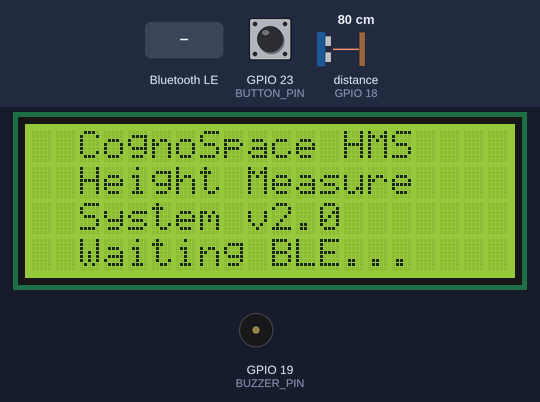
Bench run of a sketch on a simulated ESP32. Parts: 20×4 character LCD, buzzer (waves = sounding, pin HIGH). The test bench sets the inputs (shaded band); at power-on: GPIO 23 (BUTTON_PIN) HIGH, distance to the obstacle (sensor on GPIO 18) 80 cm. The echo pulse lasts 58.3 µs per cm; nothing arrives over Bluetooth unless stated; a phone connects over Bluetooth LE 3 s after start; pins used as bus, display or sensor lines are not drawn; what the sketch prints to the serial monitor is not drawn.

Above: at 1.8 s.
At 5.3 s:
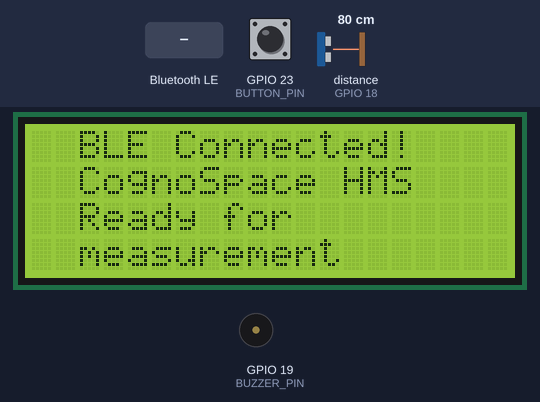
5.4 s: Bluetooth LE write "NAME:" received
At 7.6 s:
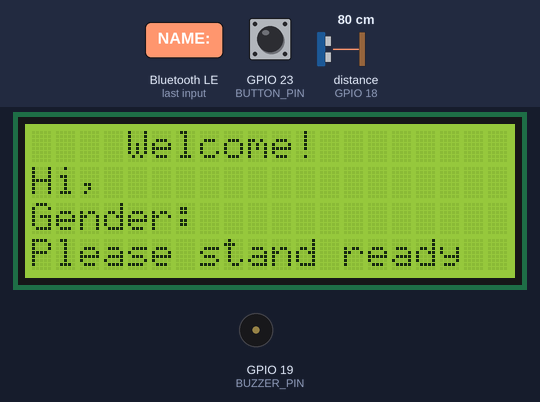
8.4 s: GPIO 23 (BUTTON_PIN) pulled LOW for 1 s
At 11.3 s:
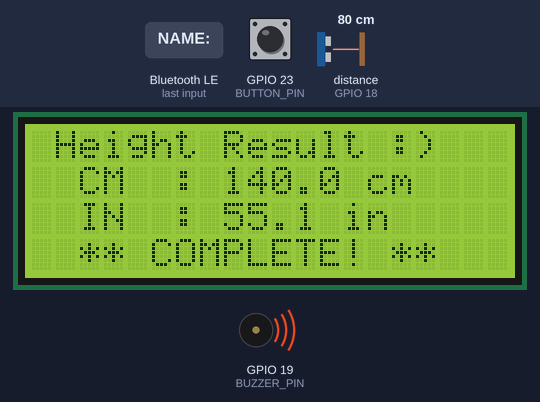
Timing chart, 0 to 15.9 s (numbered marks = the images above; inputs shaded):
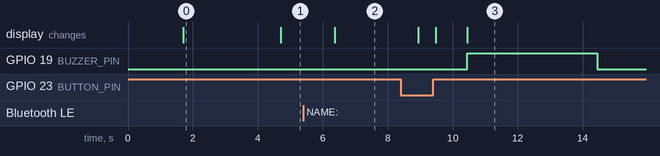

Measured:
- after the input at 5.4 s, the display: changes after 0.97 s (image 2)
- after the input at 8.4 s, GPIO 19 (BUZZER_PIN): LOW → HIGH after 2.0 s, → LOW 4.0 s later; the display: first differs from a run without the input after 1.1 s (image 3 shows a later state)
- what the display in image 0 shows lasts 3.0 s, from 1.7 s to 4.7 s

The sketch:

V1_BLE.ino
```cpp
/*
 * ═══════════════════════════════════════════════════════════════
 *  CognoSpace Height Measurement System (HMS)
 *  ESP32 BLE Firmware v2.0
 *
 *  Hardware:
 *   - ESP32 (any variant)
 *   - HC-SR04 Ultrasonic Sensor (mounted on ceiling/top fixture)
 *   - 20×4 I2C LCD Display (address 0x27)
 *   - Active Buzzer
 *   - Push Button (trigger measurement)
 *
 *  BLE Device Name: CognoSpace HMS
 *  Service UUID:    4fafc201-1fb5-459e-8fcc-c5c9c331914b
 *  Height Char:     beb5483e-36e1-4688-b7f5-ea07361b26a8 (Notify)
 *  Command Char:    beb5483e-36e1-4688-b7f5-ea07361b26a9 (Write)
 * ═══════════════════════════════════════════════════════════════
 */

#include <Arduino.h>
#include <BLEDevice.h>
#include <BLEServer.h>
#include <BLEUtils.h>
#include <BLE2902.h>
#include <Wire.h>
#include <LiquidCrystal_I2C.h>

// ─── PIN DEFINITIONS ───────────────────────────────────────────
#define TRIG_PIN     5      // HC-SR04 Trigger
#define ECHO_PIN     18     // HC-SR04 Echo
#define BUZZER_PIN   19     // Active Buzzer
#define BUTTON_PIN   23     // Push Button (INPUT_PULLUP)
#define SDA_PIN      21     // I2C SDA
#define SCL_PIN      22     // I2C SCL

// ─── PHYSICAL SETUP ────────────────────────────────────────────
// The sensor is mounted on the ceiling pointing downward.
// CEILING_HEIGHT_CM = the measured distance from the floor to the sensor.
// Calibrate this value precisely with a tape measure.
#define CEILING_HEIGHT_CM  220.0   // ← Set your actual ceiling/mount height in cm
#define NUM_SAMPLES         7      // Readings averaged per measurement
#define SAMPLE_DELAY_MS    50      // Delay between samples
#define MAX_VALID_DIST_CM  210.0   // Ignore readings above this (empty room)
#define MIN_VALID_DIST_CM   20.0   // Ignore readings below this (noise)

// ─── LCD ───────────────────────────────────────────────────────
LiquidCrystal_I2C lcd(0x27, 20, 4);

// ─── BLE UUIDs ─────────────────────────────────────────────────
#define SERVICE_UUID        "4fafc201-1fb5-459e-8fcc-c5c9c331914b"
#define HEIGHT_CHAR_UUID    "beb5483e-36e1-4688-b7f5-ea07361b26a8"
#define CMD_CHAR_UUID       "beb5483e-36e1-4688-b7f5-ea07361b26a9"

BLEServer*          pServer      = nullptr;
BLECharacteristic*  heightChar   = nullptr;
BLECharacteristic*  cmdChar      = nullptr;
bool                deviceConnected = false;
bool                wasConnected    = false;

// ─── STATE MACHINE ─────────────────────────────────────────────
enum State {
  STATE_IDLE,
  STATE_WELCOME,
  STATE_READY,
  STATE_MEASURING,
  STATE_RESULT,
  STATE_BLE_WAIT
};
State currentState = STATE_BLE_WAIT;

// ─── GLOBALS ───────────────────────────────────────────────────
String personName   = "";
String personGender = "";
float  lastHeightCM = 0;
unsigned long buzzerEndTime  = 0;
unsigned long stateEnteredAt = 0;
bool   buzzerOn     = false;
bool   measureNow   = false;   // set by BLE CMD or button ISR


// ═══════════════════════════════════════════════════════════════
//  BLE SERVER CALLBACKS
// ═══════════════════════════════════════════════════════════════
class ServerCallbacks : public BLEServerCallbacks {
  void onConnect(BLEServer* pSvr) override {
    deviceConnected = true;
    Serial.println("[BLE] Client connected");
  }
  void onDisconnect(BLEServer* pSvr) override {
    deviceConnected = false;
    Serial.println("[BLE] Client disconnected");
  }
};

// ─── Command characteristic: receives NAME and MEASURE from web ─
class CmdCallbacks : public BLECharacteristicCallbacks {
  void onWrite(BLECharacteristic* pChar) override {
    String raw = String(pChar->getValue().c_str());
    raw.trim();
    Serial.print("[CMD] Received: "); Serial.println(raw);

    if (raw.startsWith("NAME:")) {
      // Format: NAME:PersonName,Gender
      raw.remove(0, 5);                      // strip "NAME:"
      int comma = raw.indexOf(',');
      if (comma > 0) {
        personName   = raw.substring(0, comma);
        personGender = raw.substring(comma + 1);
      } else {
        personName = raw;
      }
      currentState = STATE_WELCOME;
      stateEnteredAt = millis();
    }
    else if (raw == "MEASURE") {
      if (currentState == STATE_READY || currentState == STATE_WELCOME) {
        measureNow = true;
        currentState = STATE_MEASURING;
        stateEnteredAt = millis();
      }
    }
  }
};

// ═══════════════════════════════════════════════════════════════
//  LCD HELPERS
// ═══════════════════════════════════════════════════════════════
void lcdClear() {
  lcd.clear();
}

// Print a string left-padded to 20 chars on a given row
void lcdPrint(uint8_t row, String text, bool center = false) {
  lcd.setCursor(0, row);
  if (center) {
    int pad = (20 - text.length()) / 2;
    for (int i = 0; i < pad; i++) lcd.print(' ');
  }
  lcd.print(text.substring(0, min((int)text.length(), 20)));
  // clear remainder
  int start = center ? ((20 - text.length()) / 2) + text.length() : text.length();
  for (int i = start; i < 20; i++) lcd.print(' ');
}

void showLCDIdle() {
  lcdClear();
  lcdPrint(0, "  CognoSpace HMS   ", true);
  lcdPrint(1, "  Height Measure   ", true);
  lcdPrint(2, "  System v2.0      ", true);
  lcdPrint(3, deviceConnected ? "  BLE Connected    " : "  Waiting BLE...   ", true);
}

void showLCDWelcome() {
  String shortName = personName.length() > 14 ? personName.substring(0, 14) : personName;
  lcdClear();
  lcdPrint(0, "    Welcome!       ", true);
  lcdPrint(1, "Hi, " + shortName, false);
  lcdPrint(2, "Gender: " + personGender, false);
  lcdPrint(3, "Please stand ready ", false);
}

void showLCDReady() {
  lcdClear();
  lcdPrint(0, "  Stand under the  ", true);
  lcdPrint(1, "    sensor now!    ", true);
  lcdPrint(2, "Press button or    ", false);
  lcdPrint(3, "click START on app ", false);
}

void showLCDMeasuring() {
  lcdClear();
  lcdPrint(0, "  ** MEASURING **  ", true);
  lcdPrint(1, "  Please stand     ", true);
  lcdPrint(2, "  still & upright  ", true);
  lcdPrint(3, "  Do not move...   ", true);
}

void showLCDResult(float cm, float inch) {
  lcdClear();
  lcdPrint(0, " Height Result :)  ", true);
  lcdPrint(1, "  CM  : " + String(cm, 1) + " cm", false);
  lcdPrint(2, "  IN  : " + String(inch, 1) + " in", false);
  lcdPrint(3, "  ** COMPLETE! **  ", true);
}

// ═══════════════════════════════════════════════════════════════
//  ULTRASONIC MEASUREMENT
// ═══════════════════════════════════════════════════════════════
float readRawDistanceCM() {
  // Send 10µs pulse
  digitalWrite(TRIG_PIN, LOW);
  delayMicroseconds(2);
  digitalWrite(TRIG_PIN, HIGH);
  delayMicroseconds(10);
  digitalWrite(TRIG_PIN, LOW);

  long duration = pulseIn(ECHO_PIN, HIGH, 30000); // 30ms timeout
  if (duration == 0) return -1.0;
  return (duration * 0.0343) / 2.0;
}

// Returns person height in cm; -1 if failed
float measurePersonHeight() {
  float readings[NUM_SAMPLES];
  int validCount = 0;

  for (int i = 0; i < NUM_SAMPLES; i++) {
    float d = readRawDistanceCM();
    if (d >= MIN_VALID_DIST_CM && d <= MAX_VALID_DIST_CM) {
      readings[validCount++] = d;
    }
    delay(SAMPLE_DELAY_MS);
  }

  if (validCount < 3) return -1.0; // Too few valid readings

  // Sort and take median 3
  for (int i = 0; i < validCount - 1; i++)
    for (int j = i + 1; j < validCount; j++)
      if (readings[i] > readings[j]) { float t = readings[i]; readings[i] = readings[j]; readings[j] = t; }

  int start = (validCount - 3) / 2;
  float avg = (readings[start] + readings[start + 1] + readings[start + 2]) / 3.0;

  float height = CEILING_HEIGHT_CM - avg;
  if (height < 50 || height > 250) return -1.0; // Sanity check
  return height;
}

// ═══════════════════════════════════════════════════════════════
//  BUZZER
// ═══════════════════════════════════════════════════════════════
void startBuzzer(uint32_t durationMs) {
  digitalWrite(BUZZER_PIN, HIGH);
  buzzerOn = true;
  buzzerEndTime = millis() + durationMs;
}

void updateBuzzer() {
  if (buzzerOn && millis() >= buzzerEndTime) {
    digitalWrite(BUZZER_PIN, LOW);
    buzzerOn = false;
  }
}

// ═══════════════════════════════════════════════════════════════
//  SETUP
// ═══════════════════════════════════════════════════════════════
void setup() {
  Serial.begin(115200);
  Serial.println("\n[HMS] CognoSpace Height Measurement System v2.0");

  // Pin modes
  pinMode(TRIG_PIN, OUTPUT);
  pinMode(ECHO_PIN, INPUT);
  pinMode(BUZZER_PIN, OUTPUT);
  pinMode(BUTTON_PIN, INPUT_PULLUP);
  digitalWrite(BUZZER_PIN, LOW);

  // LCD init
  Wire.begin(SDA_PIN, SCL_PIN);
  lcd.init();
  lcd.backlight();
  lcd.clear();
  lcdPrint(0, "  CognoSpace HMS   ", true);
  lcdPrint(1, "   Initializing... ", true);
  lcdPrint(2, "   Please wait...  ", true);
  delay(1500);

  // BLE init
  BLEDevice::init("CognoSpace HMS");
  pServer = BLEDevice::createServer();
  pServer->setCallbacks(new ServerCallbacks());

  BLEService* pService = pServer->createService(SERVICE_UUID);

  // Height characteristic: notify
  heightChar = pService->createCharacteristic(HEIGHT_CHAR_UUID,
    BLECharacteristic::PROPERTY_READ | BLECharacteristic::PROPERTY_NOTIFY);
  heightChar->addDescriptor(new BLE2902());

  // Command characteristic: write
  cmdChar = pService->createCharacteristic(CMD_CHAR_UUID,
    BLECharacteristic::PROPERTY_WRITE);
  cmdChar->setCallbacks(new CmdCallbacks());

  pService->start();

  BLEAdvertising* pAdv = BLEDevice::getAdvertising();
  pAdv->addServiceUUID(SERVICE_UUID);
  pAdv->setScanResponse(true);
  pAdv->setMinPreferred(0x06);
  BLEDevice::startAdvertising();

  Serial.println("[BLE] Advertising as 'CognoSpace HMS'");

  showLCDIdle();
  currentState = STATE_BLE_WAIT;
}

// ═══════════════════════════════════════════════════════════════
//  LOOP
// ═══════════════════════════════════════════════════════════════
void loop() {
  updateBuzzer();

  // BLE reconnect
  if (!deviceConnected && wasConnected) {
    delay(300);
    pServer->startAdvertising();
    Serial.println("[BLE] Re-advertising...");
    wasConnected = false;
    currentState = STATE_BLE_WAIT;
    showLCDIdle();
  }
  if (deviceConnected && !wasConnected) {
    wasConnected = true;
    currentState = STATE_IDLE;
    lcdClear();
    lcdPrint(0, "  BLE Connected!   ", true);
    lcdPrint(1, "  CognoSpace HMS   ", true);
    lcdPrint(2, "  Ready for        ", true);
    lcdPrint(3, "  measurement      ", true);
    delay(1500);
    showLCDIdle();
  }

  // Physical button triggers measurement
  if (digitalRead(BUTTON_PIN) == LOW) {
    delay(50); // debounce
    if (digitalRead(BUTTON_PIN) == LOW) {
      if (currentState == STATE_READY || currentState == STATE_WELCOME) {
        measureNow = true;
        currentState = STATE_MEASURING;
        stateEnteredAt = millis();
      }
      // Wait for release
      while (digitalRead(BUTTON_PIN) == LOW) delay(10);
    }
  }

  // ─── STATE MACHINE ─────────────────────────────────────────
  switch (currentState) {

    case STATE_BLE_WAIT:
      // Waiting for BLE connection - LCD already showing
      if (millis() - stateEnteredAt > 3000) {
        showLCDIdle();
        stateEnteredAt = millis();
      }
      break;

    case STATE_IDLE:
      // Waiting for NAME command from app
      break;

    case STATE_WELCOME:
      showLCDWelcome();
      delay(2500);
      currentState = STATE_READY;
      stateEnteredAt = millis();
      showLCDReady();
      break;

    case STATE_READY:
      // LCD already showing ready, waiting for button or BLE MEASURE cmd
      break;

    case STATE_MEASURING: {
      if (measureNow) {
        measureNow = false;
        showLCDMeasuring();
        delay(500); // small pause for person to stop swaying

        float heightCM = measurePersonHeight();

        if (heightCM < 0) {
          // Measurement failed
          lcdClear();
          lcdPrint(0, "  Measurement      ", true);
          lcdPrint(1, "  ERROR!           ", true);
          lcdPrint(2, "  Ensure person is ", true);
          lcdPrint(3, "  under sensor     ", true);
          // Notify error
          heightChar->setValue("ERROR");
          heightChar->notify();
          delay(3000);
          currentState = STATE_READY;
          showLCDReady();
        } else {
          lastHeightCM = heightCM;
          float heightIN = heightCM / 2.54;

          // Show result on LCD
          showLCDResult(heightCM, heightIN);

          // Send via BLE
          String payload = String(heightCM, 1);
          heightChar->setValue(payload.c_str());
          heightChar->notify();
          Serial.printf("[HMS] Height: %.1f cm (%.1f in)\n", heightCM, heightIN);

          // Buzzer for 4 seconds
          startBuzzer(4000);

          currentState = STATE_RESULT;
          stateEnteredAt = millis();
        }
      }
      break;
    }

    case STATE_RESULT:
      // Stay on result screen for 8 seconds, then return to idle
      if (millis() - stateEnteredAt > 8000) {
        personName   = "";
        personGender = "";
        currentState = deviceConnected ? STATE_IDLE : STATE_BLE_WAIT;
        showLCDIdle();
      }
      break;
  }

  delay(20);
}

/*
 * ═══════════════════════════════════════════════════════════════
 *  WIRING GUIDE
 * ═══════════════════════════════════════════════════════════════
 *
 *  HC-SR04 Ultrasonic Sensor (mounted on ceiling/top beam)
 *  ┌──────┬──────────┐
 *  │ VCC  │  3.3V    │
 *  │ GND  │  GND     │
 *  │ TRIG │  GPIO 5  │
 *  │ ECHO │  GPIO 18 │  ← Use a 1kΩ + 2kΩ voltage divider if using 5V HC-SR04
 *  └──────┴──────────┘
 *
 *  20×4 I2C LCD Display
 *  ┌──────┬──────────┐
 *  │ VCC  │  5V      │
 *  │ GND  │  GND     │
 *  │ SDA  │  GPIO 21 │
 *  │ SCL  │  GPIO 22 │
 *  └──────┴──────────┘
 *  Note: I2C address is 0x27 (change in code if yours is 0x3F)
 *
 *  Active Buzzer
 *  ┌──────┬──────────┐
 *  │ +    │  GPIO 19 │  (with 100Ω series resistor)
 *  │ -    │  GND     │
 *  └──────┴──────────┘
 *
 *  Push Button
 *  ┌──────┬──────────────────────────────────┐
 *  │ PIN1 │  GPIO 23                         │
 *  │ PIN2 │  GND (uses internal pull-up)     │
 *  └──────┴──────────────────────────────────┘
 *
 * ═══════════════════════════════════════════════════════════════
 *  CALIBRATION
 * ═══════════════════════════════════════════════════════════════
 *  1. Mount sensor firmly on ceiling or overhead fixture
 *  2. Measure exact vertical distance from floor to sensor face
 *  3. Set CEILING_HEIGHT_CM to that value (e.g., 240.0 for 2.4m room)
 *  4. Upload firmware and open Serial Monitor at 115200 baud
 *  5. Place a known-height object (e.g., 170cm stick) under sensor
 *  6. Verify reading matches; adjust CEILING_HEIGHT_CM if needed
 *
 * ═══════════════════════════════════════════════════════════════
 *  REQUIRED LIBRARIES (install via Arduino Library Manager)
 * ═══════════════════════════════════════════════════════════════
 *  - LiquidCrystal I2C  (by Frank de Brabander)
 *  - BLE is built into ESP32 Arduino core (no extra install needed)
 *
 *  Arduino IDE Board: "ESP32 Dev Module"
 *  Upload Speed: 921600
 *  Flash Frequency: 80MHz
 * ═══════════════════════════════════════════════════════════════
 */
```
